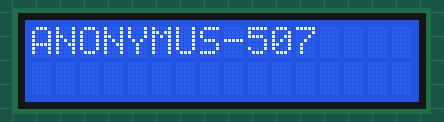
Recording of a sketch running on a simulated Arduino Uno, built with avr-gcc and run on an emulated ATmega328P. On the bench: 16×2 character LCD.

Above: at 0.1 s.
At 2.1 s:
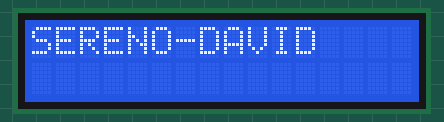
At 4.1 s:
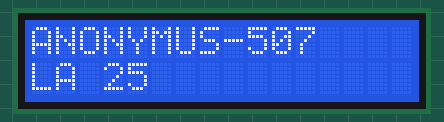

The sketch:

Pantalla_LCD.ino
```cpp
//Librerias
#include <LiquidCrystal.h>

//Pines - Variables
int rs = 12;
int e = 11;
int d4 = 5;
int d5 = 4;
int d6 = 3;
int d7 = 2;

LiquidCrystal lcd(rs, e, d4, d5, d6, d7);

void setup()
{
  // put your setup code here, to run once:
  lcd.begin(16,2);
}

void loop() {
  // put your main code here, to run repeatedly:
  lcd.setCursor(0,0);
  lcd.print("ANONYMUS-507");
  delay(2000);
  lcd.clear();

  lcd.setCursor(0,0);
  lcd.print("SERENO-DAVID");
  delay(2000);
  lcd.clear();

  lcd.setCursor(0,1);
  lcd.print("LA 25");
}
```

Measured:
- by itself, everything shown: repeats every 4.0 s, in 3 steps
- what the display in image 1 shows lasts 2.0 s, from 2.1 s to 4.1 s
